Frame 1 (no input): blank canvas, image omitted
Frame 60 (the mouse pressed at the canvas centre just before this capture): blank canvas, image omitted
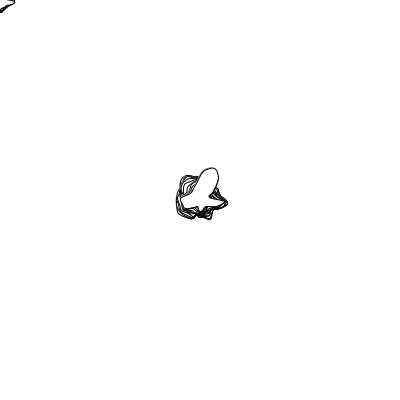
Frame 120 (the mouse held since frame 60 and released just before this capture)

The Processing sketch whose frames 1 and 60 were blank and that drew this single picture after the mouse press (run headless with seeded random() and noise(); from frame 60 on, the mouse is pressed at the canvas centre):

// Processing sketch: processing_41404
// ── processing_41404.pde

int c=20;
Pint[] pint=new Pint[c];
void setup(){
  size(400,400);
  for(int i=0;i<c;i++){
    pint[i]=new Pint(map(i,0,c,0,TWO_PI));
  }
  smooth();
  background(255);
}
void draw(){
  //background(255);
  for(int i=0;i<c;i++){
    pint[i].update();
    
  }
  beginShape();
  curveVertex(pint[c-2].x,pint[c-2].y);
  curveVertex(pint[c-1].x,pint[c-1].y);
  for(int i=0;i<c;i++){
    curveVertex(pint[i].x,pint[i].y);
  }
  curveVertex(pint[0].x,pint[0].y);
  endShape();
}
class Pint{
  int x, y;
  float theta, magnitude,omega,time,timestep=0.1;
  Pint(float a){
    theta=a;
  }
  void update(){
    time+=timestep;
    omega=noise(theta,time+1)/5;
    magnitude=noise(theta,time+2)*(sin(radians(time))*200);
    x=int(magnitude*cos(theta+omega)+mouseX);
    y=int(magnitude*sin(theta+omega)+mouseY);
  }
}
void keyPressed(){
background(255);
}
    
  
